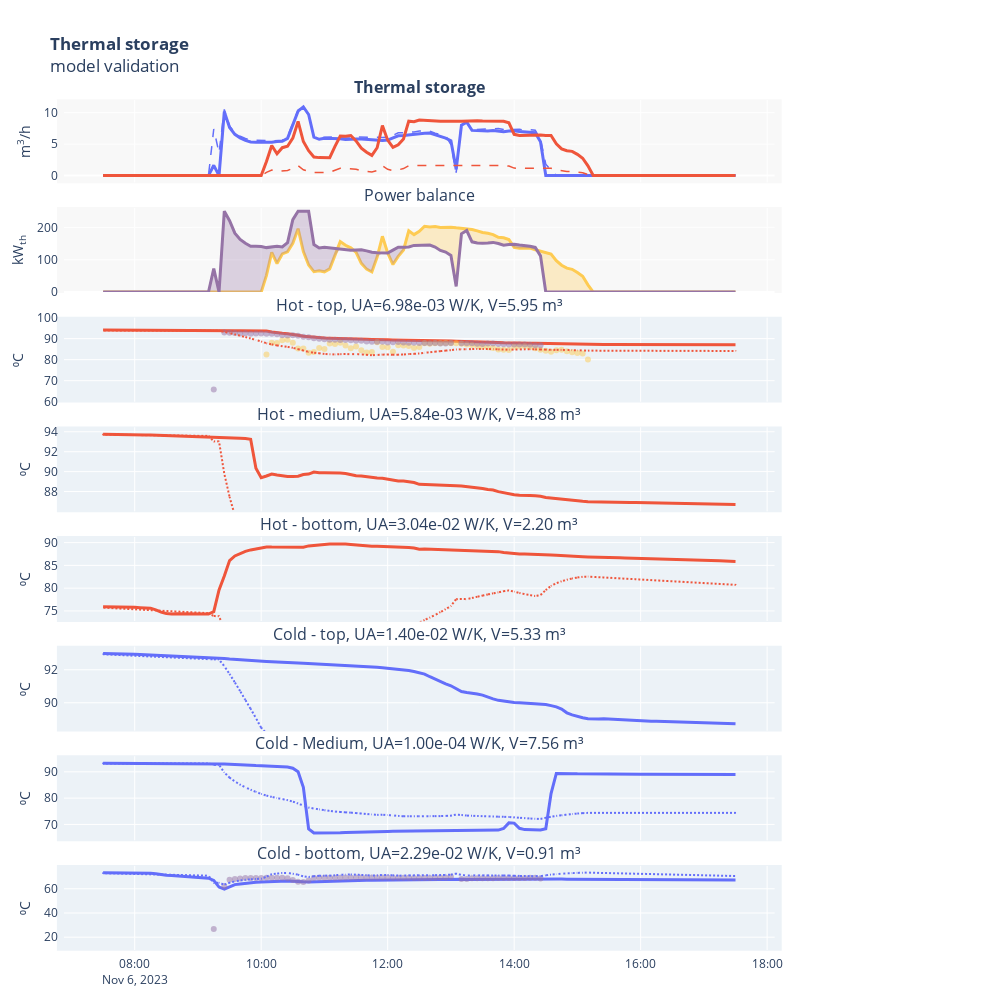

Write notebook code for a chart like this one.
### Code cell
# Sync model index with measured data
df_mod.index = df.index[idx_start:idx if idx < idx_end - 1 else idx_end]

fig = experimental_results_plot(plt_config, df, df_comp=[df_mod], vars_config=vars_config, resample=resample_figures)

fig.show(
    config=generate_plotly_config(fig, figure_name=f'heat_exhanger_validation_{df.index[0].strftime("%Y%m%d")}')
)
